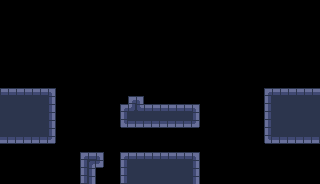

Below is a game level as drawn by its tile map, then a one-line description and the .tmx file that defines it, in full:
An orthogonal 40x23 tile map with 8x8 px tiles, 2 tile layers (Background, Base), 5 tilesets and 22 objects.

<map version="1.10" tiledversion="1.10.2" orientation="orthogonal" renderorder="right-down" width="40" height="23" tilewidth="8" tileheight="8" infinite="0" nextlayerid="4" nextobjectid="179">
 <editorsettings>
  <export target="../Release/net6.0/Content/maps/lasers.tmx" format="tmx" />
 </editorsettings>
 <tileset firstgid="1" source="tileset.tsx" />
 <tileset firstgid="1025" source="LevelEditor/big.tsx" />
 <tileset firstgid="1281" source="LevelEditor/small.tsx" />
 <tileset firstgid="2305" source="LevelEditor/wide.tsx" />
 <tileset firstgid="2817" source="LevelEditor/Tall.tsx" />
 <layer id="3" name="Background" width="40" height="23">
  <data encoding="csv">
0,0,0,0,0,0,0,0,0,0,0,0,0,0,0,0,0,0,0,0,0,0,0,0,0,0,0,0,0,0,0,0,0,0,0,0,0,0,0,0,
0,0,0,0,0,0,0,0,0,0,0,0,0,0,0,0,0,0,0,0,0,0,0,0,0,0,0,0,0,0,0,0,0,0,0,0,0,0,0,0,
0,0,0,0,0,0,0,0,0,0,0,0,0,0,0,0,0,0,0,0,0,0,0,0,0,0,0,0,0,0,0,0,0,0,0,0,0,0,0,0,
0,0,0,0,0,0,0,0,0,0,0,0,0,0,0,0,0,0,0,0,0,0,0,0,0,0,0,0,0,0,0,0,0,0,0,0,0,0,0,0,
0,0,0,0,0,0,0,0,0,0,0,0,0,0,0,0,0,0,0,0,0,0,0,0,0,0,0,0,0,0,0,0,0,0,0,0,0,0,0,0,
0,0,0,0,0,0,0,0,0,0,0,0,0,0,0,0,0,0,0,0,0,0,0,0,0,0,0,0,0,0,0,0,0,0,0,0,0,0,0,0,
0,0,0,0,0,0,0,0,0,0,0,0,0,0,0,0,0,0,0,0,0,0,0,0,0,0,0,0,0,0,0,0,0,0,0,0,0,0,0,0,
0,0,0,0,0,0,0,0,0,0,0,0,0,0,0,0,0,0,0,0,0,0,0,0,0,0,0,0,0,0,0,0,0,0,0,0,0,0,0,0,
0,0,0,0,0,0,0,0,0,0,0,0,0,0,0,0,0,0,0,0,0,0,0,0,0,0,0,0,0,0,0,0,0,0,0,0,0,0,0,0,
0,0,0,0,0,0,0,0,0,0,0,0,0,0,0,0,0,0,0,0,0,0,0,0,0,0,0,0,0,0,0,0,0,0,0,0,0,0,0,0,
0,0,0,0,0,0,0,0,0,0,0,0,0,0,0,0,0,0,0,0,0,0,0,0,0,0,0,0,0,0,0,0,0,0,0,0,0,0,0,0,
0,0,0,0,0,0,0,0,0,0,0,0,0,0,0,0,0,0,0,0,0,0,0,0,0,0,0,0,0,0,0,0,0,0,0,0,0,0,0,0,
0,0,0,0,0,0,0,0,0,0,0,0,0,0,0,0,0,0,0,0,0,0,0,0,0,0,0,0,0,0,0,0,0,0,0,0,0,0,0,0,
0,0,0,0,0,0,0,0,0,0,0,0,0,0,0,0,0,0,0,0,0,0,0,0,0,0,0,0,0,0,0,0,0,0,0,0,0,0,0,0,
0,0,0,0,0,0,0,0,0,0,0,0,0,0,0,0,0,0,0,0,0,0,0,0,0,0,0,0,0,0,0,0,0,0,0,0,0,0,0,0,
0,0,0,0,0,0,0,0,0,0,0,0,0,0,0,0,0,0,0,0,0,0,0,0,0,0,0,0,0,0,0,0,0,0,0,0,0,0,0,0,
0,0,0,0,0,0,0,0,0,0,0,0,0,0,0,0,0,0,0,0,0,0,0,0,0,0,0,0,0,0,0,0,0,0,0,0,0,0,0,0,
0,0,0,0,0,0,0,0,0,0,0,0,0,0,0,0,0,0,0,0,0,0,0,0,0,0,0,0,0,0,0,0,0,0,0,0,0,0,0,0,
0,0,0,0,0,0,0,0,0,0,0,0,0,0,0,0,0,0,0,0,0,0,0,0,0,0,0,0,0,0,0,0,0,0,0,0,0,0,0,0,
0,0,0,0,0,0,0,0,0,0,0,0,0,0,0,0,0,0,0,0,0,0,0,0,0,0,0,0,0,0,0,0,0,0,0,0,0,0,0,0,
0,0,0,0,0,0,0,0,0,0,0,0,0,0,0,0,0,0,0,0,0,0,0,0,0,0,0,0,0,0,0,0,0,0,0,0,0,0,0,0,
0,0,0,0,0,0,0,0,0,0,0,0,0,0,0,0,0,0,0,0,0,0,0,0,0,0,0,0,0,0,0,0,0,0,0,0,0,0,0,0,
0,0,0,0,0,0,0,0,0,0,0,0,0,0,0,0,0,0,0,0,0,0,0,0,0,0,0,0,0,0,0,0,0,0,0,0,0,0,0,0
</data>
 </layer>
 <layer id="1" name="Base" width="40" height="23">
  <data encoding="csv">
0,0,0,0,0,0,0,0,0,0,0,0,0,0,0,0,0,0,0,0,0,0,0,0,0,0,0,0,0,0,0,0,0,0,0,0,0,0,0,0,
0,0,0,0,0,0,0,0,0,0,0,0,0,0,0,0,0,0,0,0,0,0,0,0,0,0,0,0,0,0,0,0,0,0,0,0,0,0,0,0,
0,0,0,0,0,0,0,0,0,0,0,0,0,0,0,0,0,0,0,0,0,0,0,0,0,0,0,0,0,0,0,0,0,0,0,0,0,0,0,0,
0,0,0,0,0,0,0,0,0,0,0,0,0,0,0,0,0,0,0,0,0,0,0,0,0,0,0,0,0,0,0,0,0,0,0,0,0,0,0,0,
0,0,0,0,0,0,0,0,0,0,0,0,0,0,0,0,0,0,0,0,0,0,0,0,0,0,0,0,0,0,0,0,0,0,0,0,0,0,0,0,
0,0,0,0,0,0,0,0,0,0,0,0,0,0,0,0,0,0,0,0,0,0,0,0,0,0,0,0,0,0,0,0,0,0,0,0,0,0,0,0,
0,0,0,0,0,0,0,0,0,0,0,0,0,0,0,0,0,0,0,0,0,0,0,0,0,0,0,0,0,0,0,0,0,0,0,0,0,0,0,0,
0,0,0,0,0,0,0,0,0,0,0,0,0,0,0,0,0,0,0,0,0,0,0,0,0,0,0,0,0,0,0,0,0,0,0,0,0,0,0,0,
0,0,0,0,0,0,0,0,0,0,0,0,0,0,0,0,0,0,0,0,0,0,0,0,0,0,0,0,0,0,0,0,0,0,0,0,0,0,0,0,
0,0,0,0,0,0,0,0,0,0,0,0,0,0,0,0,0,0,0,0,0,0,0,0,0,0,0,0,0,0,0,0,0,0,0,0,0,0,0,0,
0,0,0,0,0,0,0,0,0,0,0,0,0,0,0,0,0,0,0,0,0,0,0,0,0,0,0,0,0,0,0,0,0,0,0,0,0,0,0,0,
2,2,2,2,2,2,3,0,0,0,0,0,0,0,0,0,0,0,0,0,0,0,0,0,0,0,0,0,0,0,0,0,0,1,2,2,2,2,2,2,
34,34,34,34,34,34,35,0,0,0,0,0,0,0,0,0,1,3,0,0,0,0,0,0,0,0,0,0,0,0,0,0,0,33,34,34,34,34,34,34,
34,34,34,34,34,34,35,0,0,0,0,0,0,0,0,1,8,9,2,2,2,2,2,2,3,0,0,0,0,0,0,0,0,33,34,34,34,34,34,34,
34,34,34,34,34,34,35,0,0,0,0,0,0,0,0,33,34,34,34,34,34,34,34,34,35,0,0,0,0,0,0,0,0,33,34,34,34,34,34,34,
34,34,34,34,34,34,35,0,0,0,0,0,0,0,0,65,66,66,66,66,66,66,66,66,67,0,0,0,0,0,0,0,0,33,34,34,34,34,34,34,
34,34,34,34,34,34,35,0,0,0,0,0,0,0,0,0,0,0,0,0,0,0,0,0,0,0,0,0,0,0,0,0,0,33,34,34,34,34,34,34,
66,66,66,66,66,66,67,0,0,0,0,0,0,0,0,0,0,0,0,0,0,0,0,0,0,0,0,0,0,0,0,0,0,65,66,66,66,66,66,66,
0,0,0,0,0,0,0,0,0,0,0,0,0,0,0,0,0,0,0,0,0,0,0,0,0,0,0,0,0,0,0,0,0,0,0,0,0,0,0,0,
0,0,0,0,0,0,0,0,0,0,1,2,3,0,0,1,2,2,2,2,2,2,2,2,3,0,0,0,0,0,0,0,0,0,0,0,0,0,0,0,
0,0,0,0,0,0,0,0,0,0,33,41,67,0,0,33,34,34,34,34,34,34,34,34,35,0,0,0,0,0,0,0,0,0,0,0,0,0,0,0,
0,0,0,0,0,0,0,0,0,0,33,35,0,0,0,33,34,34,34,34,34,34,34,34,35,0,0,0,0,0,0,0,0,0,0,0,0,0,0,0,
0,0,0,0,0,0,0,0,0,0,33,35,0,0,0,33,34,34,34,34,34,34,34,34,35,0,0,0,0,0,0,0,0,0,0,0,0,0,0,0
</data>
 </layer>
 <objectgroup id="2" name="Objects">
  <object id="140" gid="1025" x="144" y="96" width="16" height="16" />
  <object id="141" gid="1353" x="200" y="40" width="8" height="8" />
  <object id="143" gid="2337" x="128" y="96" width="16" height="8" />
  <object id="146" gid="1321" x="160" y="40" width="8" height="8" />
  <object id="147" gid="2321" x="184" y="104" width="16" height="8" />
  <object id="149" gid="1345" x="168" y="96" width="8" height="8" />
  <object id="150" gid="1345" x="168" y="88" width="8" height="8" />
  <object id="151" gid="1345" x="168" y="80" width="8" height="8" />
  <object id="152" gid="1345" x="168" y="104" width="8" height="8" />
  <object id="153" x="224" y="80">
   <properties>
    <property name="height" type="int" value="1" />
    <property name="object" value="math_multi_row" />
    <property name="signals" value="0" />
    <property name="table" value="_=2" />
    <property name="width" type="int" value="10" />
   </properties>
   <point />
  </object>
  <object id="157" gid="2323" x="208" y="160" width="16" height="8">
   <properties>
    <property name="max" type="int" value="-2" />
    <property name="signal" type="int" value="2" />
   </properties>
  </object>
  <object id="158" gid="2323" x="224" y="160" width="16" height="8">
   <properties>
    <property name="max" type="int" value="-4" />
    <property name="signal" type="int" value="2" />
   </properties>
  </object>
  <object id="160" x="8" y="168">
   <properties>
    <property name="height" type="int" value="1" />
    <property name="object" value="math_multi_row" />
    <property name="signals" value="0" />
    <property name="table" value="_=5" />
    <property name="width" type="int" value="10" />
   </properties>
   <point />
  </object>
  <object id="161" gid="1539" x="160" y="104" width="8" height="8" />
  <object id="162" gid="1542" x="119" y="103.5" width="8" height="8" />
  <object id="163" x="184" y="80">
   <properties>
    <property name="height" type="int" value="1" />
    <property name="object" value="math_multi_row" />
    <property name="signals" value="2" />
    <property name="table" value="_=5" />
    <property name="width" type="int" value="10" />
   </properties>
   <point />
  </object>
  <object id="164" gid="1441" x="152" y="152" width="8" height="8" />
  <object id="165" gid="2325" x="80" y="152" width="16" height="8">
   <properties>
    <property name="reverse" type="bool" value="true" />
   </properties>
  </object>
  <object id="173" gid="2850" x="72" y="168" width="8" height="16">
   <properties>
    <property name="reverse" type="bool" value="true" />
   </properties>
  </object>
  <object id="174" gid="1027" x="296" y="88" width="16" height="16" />
  <object id="176" gid="2307" x="208" y="112" width="16" height="8">
   <properties>
    <property name="max" type="int" value="5" />
    <property name="mode" value="horizontal" />
   </properties>
  </object>
  <object id="178" gid="1409" x="229.5" y="149.5" width="8" height="8" />
 </objectgroup>
</map>
